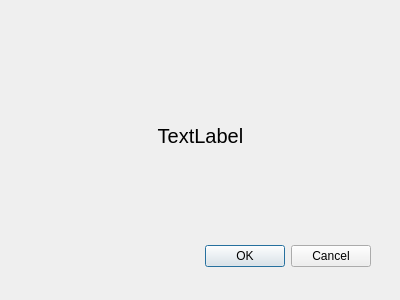
<?xml version="1.0" encoding="UTF-8"?>
<ui version="4.0">
 <class>ConfirmDlg</class>
 <widget class="QDialog" name="ConfirmDlg">
  <property name="geometry">
   <rect>
    <x>0</x>
    <y>0</y>
    <width>400</width>
    <height>300</height>
   </rect>
  </property>
  <property name="windowTitle">
   <string>Dialog</string>
  </property>
  <widget class="QDialogButtonBox" name="buttonBox">
   <property name="geometry">
    <rect>
     <x>30</x>
     <y>240</y>
     <width>341</width>
     <height>32</height>
    </rect>
   </property>
   <property name="orientation">
    <enum>Qt::Horizontal</enum>
   </property>
   <property name="standardButtons">
    <set>QDialogButtonBox::Cancel|QDialogButtonBox::Ok</set>
   </property>
  </widget>
  <widget class="QLabel" name="label">
   <property name="geometry">
    <rect>
     <x>0</x>
     <y>80</y>
     <width>401</width>
     <height>111</height>
    </rect>
   </property>
   <property name="font">
    <font>
     <pointsize>15</pointsize>
    </font>
   </property>
   <property name="text">
    <string>TextLabel</string>
   </property>
   <property name="alignment">
    <set>Qt::AlignCenter</set>
   </property>
  </widget>
 </widget>
 <resources/>
 <connections>
  <connection>
   <sender>buttonBox</sender>
   <signal>accepted()</signal>
   <receiver>ConfirmDlg</receiver>
   <slot>accept()</slot>
   <hints>
    <hint type="sourcelabel">
     <x>248</x>
     <y>254</y>
    </hint>
    <hint type="destinationlabel">
     <x>157</x>
     <y>274</y>
    </hint>
   </hints>
  </connection>
  <connection>
   <sender>buttonBox</sender>
   <signal>rejected()</signal>
   <receiver>ConfirmDlg</receiver>
   <slot>reject()</slot>
   <hints>
    <hint type="sourcelabel">
     <x>316</x>
     <y>260</y>
    </hint>
    <hint type="destinationlabel">
     <x>286</x>
     <y>274</y>
    </hint>
   </hints>
  </connection>
 </connections>
</ui>
